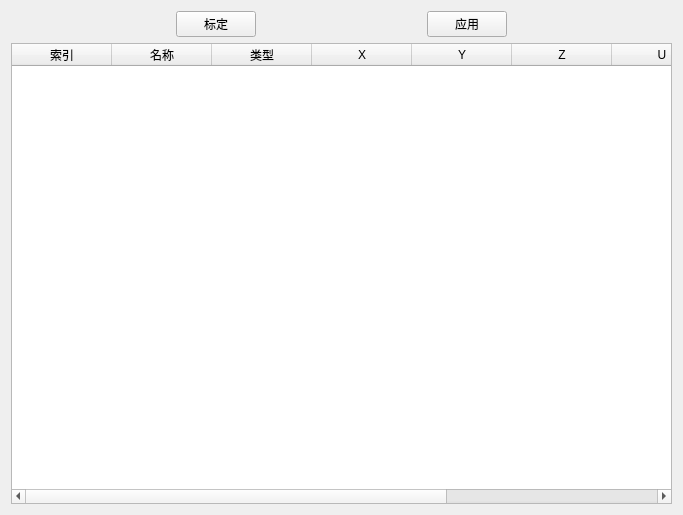
<?xml version="1.0" encoding="UTF-8"?>
<ui version="4.0">
 <class>ToolsWidget</class>
 <widget class="QWidget" name="ToolsWidget">
  <property name="geometry">
   <rect>
    <x>0</x>
    <y>0</y>
    <width>683</width>
    <height>515</height>
   </rect>
  </property>
  <property name="windowTitle">
   <string>Form</string>
  </property>
  <layout class="QVBoxLayout" name="verticalLayout">
   <item>
    <layout class="QHBoxLayout" name="horizontalLayout">
     <item>
      <spacer name="horizontalSpacer_2">
       <property name="orientation">
        <enum>Qt::Horizontal</enum>
       </property>
       <property name="sizeHint" stdset="0">
        <size>
         <width>40</width>
         <height>20</height>
        </size>
       </property>
      </spacer>
     </item>
     <item>
      <widget class="QPushButton" name="pushButton_cal">
       <property name="text">
        <string>标定</string>
       </property>
      </widget>
     </item>
     <item>
      <spacer name="horizontalSpacer">
       <property name="orientation">
        <enum>Qt::Horizontal</enum>
       </property>
       <property name="sizeHint" stdset="0">
        <size>
         <width>40</width>
         <height>20</height>
        </size>
       </property>
      </spacer>
     </item>
     <item>
      <widget class="QPushButton" name="pushButton_modify">
       <property name="text">
        <string>应用</string>
       </property>
      </widget>
     </item>
     <item>
      <spacer name="horizontalSpacer_3">
       <property name="orientation">
        <enum>Qt::Horizontal</enum>
       </property>
       <property name="sizeHint" stdset="0">
        <size>
         <width>40</width>
         <height>20</height>
        </size>
       </property>
      </spacer>
     </item>
    </layout>
   </item>
   <item>
    <widget class="QTableWidget" name="tableWidget_tool">
     <column>
      <property name="text">
       <string>索引</string>
      </property>
     </column>
     <column>
      <property name="text">
       <string>名称</string>
      </property>
     </column>
     <column>
      <property name="text">
       <string>类型</string>
      </property>
     </column>
     <column>
      <property name="text">
       <string>X</string>
      </property>
     </column>
     <column>
      <property name="text">
       <string>Y</string>
      </property>
     </column>
     <column>
      <property name="text">
       <string>Z</string>
      </property>
     </column>
     <column>
      <property name="text">
       <string>U</string>
      </property>
     </column>
     <column>
      <property name="text">
       <string>V</string>
      </property>
     </column>
     <column>
      <property name="text">
       <string>W</string>
      </property>
     </column>
    </widget>
   </item>
  </layout>
 </widget>
 <resources/>
 <connections/>
</ui>
